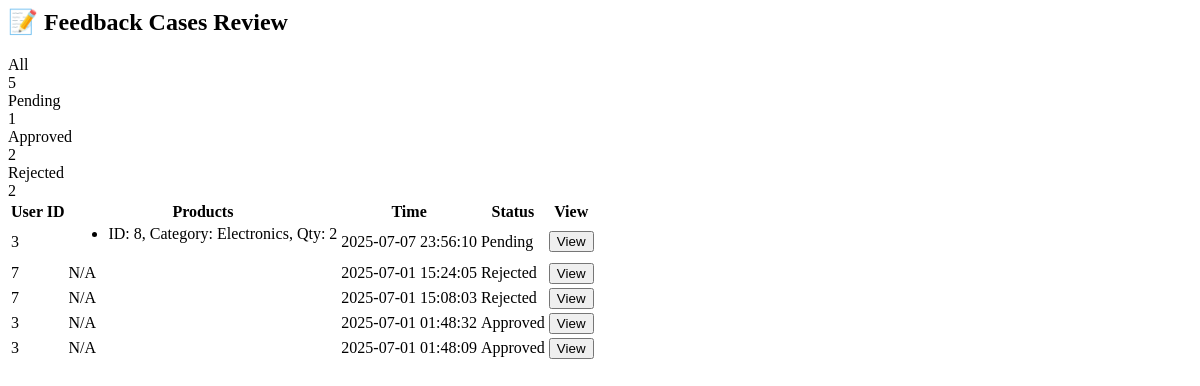
/admin/feedback_cases (signed in), run on an earlier commit of the app's database.
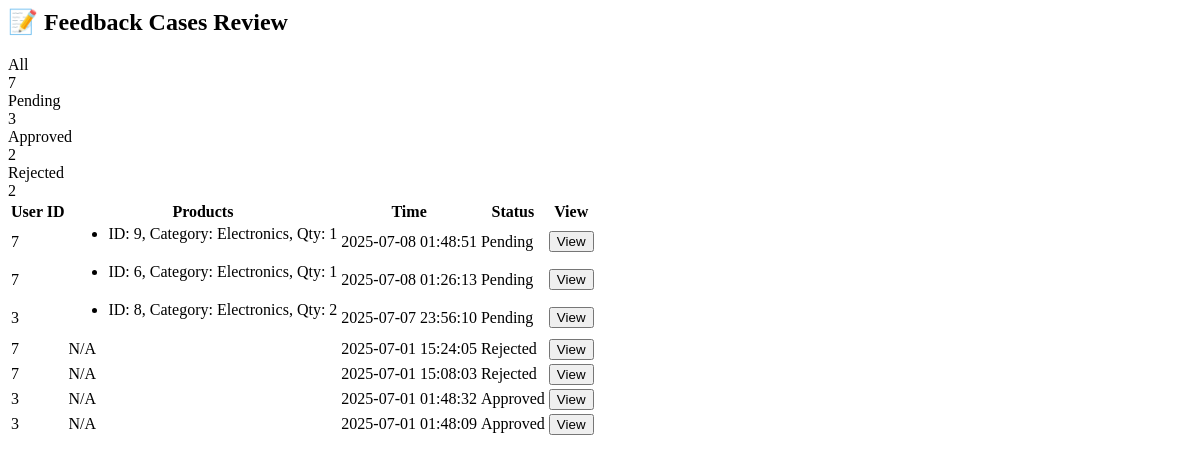
And on a later commit of the database.
### app/models.py (models this page shows)
class FeedbackCase(db.Model):
    id = db.Column(db.Integer, primary_key=True)
    order_id = db.Column(db.Integer, db.ForeignKey("order.id"))
    user_id = db.Column(db.Integer)
    payment_method = db.Column(db.String(50))
    device = db.Column(db.String(50))
    products = db.Column(db.JSON)  # <-- New: store all product info for this feedback
    total_value = db.Column(db.Float)
    num_trans_24h = db.Column(db.Integer)
    num_failed_24h = db.Column(db.Integer)
    no_of_cards_from_ip = db.Column(db.Integer)
    account_age_days = db.Column(db.Integer)
    timestamp = db.Column(db.DateTime)
    prediction = db.Column(db.String(50))
    probability = db.Column(db.Float)
    anomaly_score = db.Column(db.Float)
    admin_status = db.Column(db.String(20), default="Pending")

### app/routes.py (the view)
@main_bp.route("/admin/feedback_cases")
@login_required
def admin_feedback_cases():
    if not current_user.is_admin:
        flash("Access denied.")
        return redirect(url_for("main_bp.index"))
    cases = FeedbackCase.query.order_by(FeedbackCase.timestamp.desc()).all()
    return render_template("admin_feedback_cases.html", cases=cases)

### app/context_processors.py (called while the page is built)
def inject_current_year():
    return {'current_year': datetime.now().year}

### app/routes.py (called while the page is built)
@login_manager.user_loader
def load_user(user_id):
    return User.query.get(int(user_id))

@main_bp.before_app_request
def load_cart_count():
    if current_user.is_authenticated:
        cart_items = CartItem.query.filter_by(user_id=current_user.id).all()
        g.cart_count = sum(item.quantity for item in cart_items)
    else:
        g.cart_count = 0

### app/templates/admin_feedback_cases.html (shortened to what this page needs)
<div class="px-6 py-8" x-data="{ tab: 'all', open: null }">
  <h2 class="text-3xl font-bold text-gray-800 mb-8">
    📝 Feedback Cases Review
  </h2>
  {% set pending_cases = cases | selectattr('admin_status', 'equalto',
  'Pending') | list %} {% set approved_cases = cases |
  selectattr('admin_status', 'equalto', 'Approved') | list %} {% set
  rejected_cases = cases | selectattr('admin_status', 'equalto', 'Rejected') |
  list %} {% set all_cases = cases %}
  <div class="grid grid-cols-2 md:grid-cols-4 gap-4 mb-10">
    <div
      :class="tab === 'all' ? 'bg-gradient-to-r from-indigo-500 to-purple-500 text-white' : 'bg-gray-100 text-gray-800'"
      class="rounded-xl shadow p-4 cursor-pointer transition"
      @click="tab = 'all'"
    >
      <div class="text-lg font-medium">All</div>
      <div class="text-2xl font-bold mt-2">{{ all_cases|length }}</div>
    </div>
    <div
      :class="tab === 'pending' ? 'bg-gradient-to-r from-yellow-400 to-yellow-500 text-white' : 'bg-yellow-100 text-yellow-800'"
      class="rounded-xl shadow p-4 cursor-pointer transition"
      @click="tab = 'pending'"
    >
      <div class="text-lg font-medium">Pending</div>
      <div class="text-2xl font-bold mt-2">{{ pending_cases|length }}</div>
    </div>
    <div
      :class="tab === 'approved' ? 'bg-gradient-to-r from-green-400 to-green-500 text-white' : 'bg-green-100 text-green-800'"
      class="rounded-xl shadow p-4 cursor-pointer transition"
      @click="tab = 'approved'"
    >
      <div class="text-lg font-medium">Approved</div>
      <div class="text-2xl font-bold mt-2">{{ approved_cases|length }}</div>
    </div>
    <div
      :class="tab === 'rejected' ? 'bg-gradient-to-r from-red-400 to-red-500 text-white' : 'bg-red-100 text-red-800'"
      class="rounded-xl shadow p-4 cursor-pointer transition"
      @click="tab = 'rejected'"
    >
      <div class="text-lg font-medium">Rejected</div>
      <div class="text-2xl font-bold mt-2">{{ rejected_cases|length }}</div>
    </div>
  </div>
  {% set tabs = [('all', all_cases), ('pending', pending_cases), ('approved',
  approved_cases), ('rejected', rejected_cases)] %} {% for tab_name, case_list
  in tabs %}
  <div
    x-show="tab === '{{ tab_name }}'"
    x-cloak
    class="overflow-x-auto bg-white shadow-lg rounded-lg mb-12"
  >
    {% if case_list|length == 0 %}
    <div class="p-6 text-center text-gray-500 text-sm">No cases available.</div>
    {% else %}
    <table class="min-w-full text-sm divide-y divide-gray-200">
      <thead class="bg-gray-50">
        <tr>
          <th class="px-6 py-3 text-left font-semibold text-gray-600">
            User ID
          </th>
          <th class="px-6 py-3 text-left font-semibold text-gray-600">
            Products
          </th>
          <th class="px-6 py-3 text-left font-semibold text-gray-600">Time</th>
          <th class="px-6 py-3 text-left font-semibold text-gray-600">
            Status
          </th>
          <th class="px-6 py-3 text-left font-semibold text-gray-600">View</th>
        </tr>
      </thead>
      <tbody class="divide-y divide-gray-100">
        {% for case in case_list %}
        <tr>
          <td class="px-6 py-4">{{ case.user_id }}</td>
          <td class="px-6 py-4">
            {% if case.products %}
            <ul class="list-disc list-inside space-y-1">
              {% for prod in case.products %}
              <li>
                ID: {{ prod.product_id }}, Category: {{ prod.category }}, Qty:
                {{ prod.quantity }}
              </li>
              {% endfor %}
            </ul>
            {% else %} N/A {% endif %}
          </td>
          <td class="px-6 py-4">
            {{ case.timestamp.strftime('%Y-%m-%d %H:%M:%S') }}
          </td>
          <td class="px-6 py-4">
            <span
              class="text-xs font-semibold px-2 py-1 rounded {% if case.admin_status == 'Pending' %} bg-yellow-200 text-yellow-900 {% elif case.admin_status == 'Approved' %} bg-green-200 text-green-900 {% elif case.admin_status == 'Rejected' %} bg-red-200 text-red-900 {% endif %}"
            >
              {{ case.admin_status }}
            </span>
          </td>
          <td class="px-6 py-4">
            <button
              class="bg-blue-500 text-white px-3 py-1 rounded hover:bg-blue-600 transition text-xs"
              @click="open = (open === {{ case.id }}) ? null : {{ case.id }}"
            >
              View
            </button>
          </td>
        </tr>
        {% endfor %}
      </tbody>
    </table>
    {% endif %}
  </div>
  {% endfor %}
</div>

What changed in the data, as far as the page shows it:
added FeedbackCase: user_id "7", product_id "9", category "Electronics", quantity "1", timestamp "2025-07-08 01:48:51", admin_status "Pending"
added FeedbackCase: user_id "7", product_id "6", category "Electronics", quantity "1", timestamp "2025-07-08 01:26:13", admin_status "Pending"
Also different on the page:
{{ all_cases|length }}: "5" → "7"
{{ pending_cases|length }}: "1" → "3"
